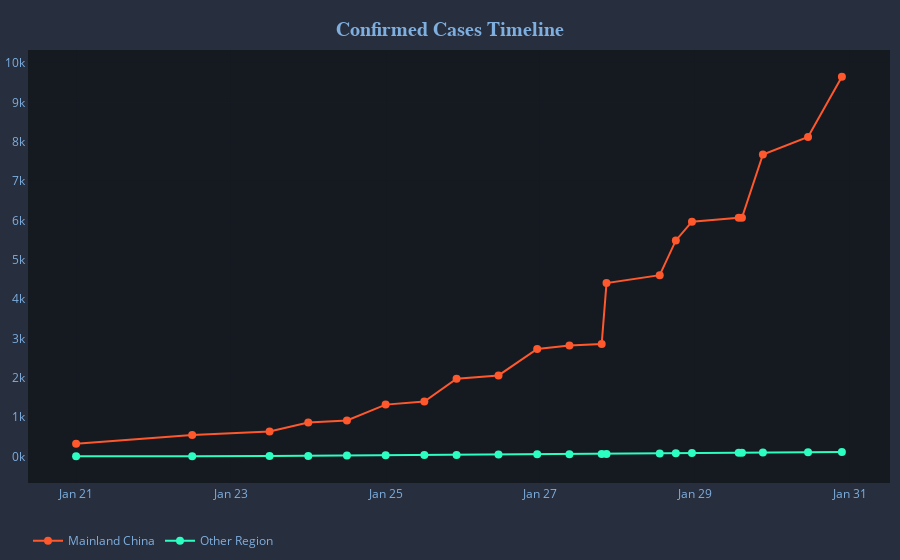

This figure's notebook cell:
### Code cell
# Set up tick scale based on confirmed case number
tickList = list(np.arange(0, df_confirmed['Mainland China'].max()+1000, 1000))

# Create empty figure canvas
fig = go.Figure()
# Add trace to the figure
fig.add_trace(go.Scatter(x=df_confirmed['Date'], y=df_confirmed['Mainland China'],
                         mode='lines+markers',
                         name='Mainland China',
                         line=dict(color='#fe582c', width=2),
                         marker=dict(size=8),
                         text=[datetime.strftime(d, '%b %d %Y %H:%M EST') for d in df_confirmed['Date']],
                         hovertemplate='<b>%{text}</b><br></br>'+
                                       'Mainland China confirmed<br>'+
                                       '%{y} cases<br>'+
                                       '<extra></extra>'))
fig.add_trace(go.Scatter(x=df_confirmed['Date'], y=df_confirmed['Other locations'],
                         mode='lines+markers',
                         name='Other Region',
                         line=dict(color='#2cfec1', width=2),
                         marker=dict(size=8),
                         text=[datetime.strftime(d, '%b %d %Y %H:%M EST') for d in df_confirmed['Date']],
                         hovertemplate='<b>%{text}</b><br></br>'+
                                       'Other region confirmed<br>'+
                                       '%{y} cases<br>'+
                                       '<extra></extra>'))
# Customise layout
fig.update_layout(
    title=dict(
        text="<b>Confirmed Cases Timeline<b>",
        y=0.96, x=0.5, xanchor='center', yanchor='top',
        font=dict(size=20, color="#7fafdf", family="sans-serif")
    ),
    margin=go.layout.Margin(
        l=5,
        r=10,
        b=10,
        t=50,
        pad=0
    ),
    yaxis=dict(
        showline=True, linecolor='#272e3e',
        zeroline=False,
        gridcolor='#272e3e',
        gridwidth = .1,
        tickmode='array',
        # Set tick range based on the maximum number
        tickvals=tickList,
        # Set tick label accordingly
        ticktext=['{:.0f}k'.format(i/1000) for i in tickList]
    ),
#    yaxis_title="Confirmed case number",
    xaxis=dict(
        showline=True, linecolor='#272e3e',
        gridcolor='#272e3e',
        gridwidth = .1,
        zeroline=False
    ),
    xaxis_tickformat='%b %d',
    legend_orientation="h",
    plot_bgcolor='#151920',
    paper_bgcolor='#272e3e',
    font=dict(color='#7fafdf')
)

fig.show()

### Figure 1 — Plotly figure (JSON) as saved in the notebook; plotly's stock layout.template omitted (floating-point values rounded to 4 significant figures)
{"data": [{"hovertemplate": "<b>%{text}</b><br></br>Mainland China confirmed<br>%{y} cases<br><extra></extra>", "line": {"color": "#fe582c", "width": 2}, "marker": {"size": 8}, "mode": "lines+markers", "name": "Mainland China", "text": ["Jan 30 2020 21:30 EST", "Jan 30 2020 11:00 EST", "Jan 29 2020 21:00 EST", "Jan 29 2020 14:30 EST", "Jan 29 2020 13:30 EST", "Jan 28 2020 23:00 EST", "Jan 28 2020 18:00 EST", "Jan 28 2020 13:00 EST", "Jan 27 2020 20:30 EST", "Jan 27 2020 19:00 EST", "Jan 27 2020 09:00 EST", "Jan 26 2020 23:00 EST", "Jan 26 2020 11:00 EST", "Jan 25 2020 22:00 EST", "Jan 25 2020 12:00 EST", "Jan 25 2020 00:00 EST", "Jan 24 2020 12:00 EST", "Jan 24 2020 00:00 EST", "Jan 23 2020 12:00 EST", "Jan 22 2020 12:00 EST", "Jan 21 2020 00:00 EST"], "type": "scatter", "x": ["2020-01-30T21:30:00", "2020-01-30T11:00:00", "2020-01-29T21:00:00", "2020-01-29T14:30:00", "2020-01-29T13:30:00", "2020-01-28T23:00:00", "2020-01-28T18:00:00", "2020-01-28T13:00:00", "2020-01-27T20:30:00", "2020-01-27T19:00:00", "2020-01-27T09:00:00", "2020-01-26T23:00:00", "2020-01-26T11:00:00", "2020-01-25T22:00:00", "2020-01-25T12:00:00", "2020-01-25T00:00:00", "2020-01-24T12:00:00", "2020-01-24T00:00:00", "2020-01-23T12:00:00", "2020-01-22T12:00:00", "2020-01-21T00:00:00"], "y": [9658, 8124, 7678, 6070, 6070, 5970, 5494, 4610, 4409, 2863, 2825, 2737, 2062, 1979, 1399, 1320, 916, 865, 639, 549, 327]}, {"hovertemplate": "<b>%{text}</b><br></br>Other region confirmed<br>%{y} cases<br><extra></extra>", "line": {"color": "#2cfec1", "width": 2}, "marker": {"size": 8}, "mode": "lines+markers", "name": "Other Region", "text": ["Jan 30 2020 21:30 EST", "Jan 30 2020 11:00 EST", "Jan 29 2020 21:00 EST", "Jan 29 2020 14:30 EST", "Jan 29 2020 13:30 EST", "Jan 28 2020 23:00 EST", "Jan 28 2020 18:00 EST", "Jan 28 2020 13:00 EST", "Jan 27 2020 20:30 EST", "Jan 27 2020 19:00 EST", "Jan 27 2020 09:00 EST", "Jan 26 2020 23:00 EST", "Jan 26 2020 11:00 EST", "Jan 25 2020 22:00 EST", "Jan 25 2020 12:00 EST", "Jan 25 2020 00:00 EST", "Jan 24 2020 12:00 EST", "Jan 24 2020 00:00 EST", "Jan 23 2020 12:00 EST", "Jan 22 2020 12:00 EST", "Jan 21 2020 00:00 EST"], "type": "scatter", "x": ["2020-01-30T21:30:00", "2020-01-30T11:00:00", "2020-01-29T21:00:00", "2020-01-29T14:30:00", "2020-01-29T13:30:00", "2020-01-28T23:00:00", "2020-01-28T18:00:00", "2020-01-28T13:00:00", "2020-01-27T20:30:00", "2020-01-27T19:00:00", "2020-01-27T09:00:00", "2020-01-26T23:00:00", "2020-01-26T11:00:00", "2020-01-25T22:00:00", "2020-01-25T12:00:00", "2020-01-25T00:00:00", "2020-01-24T12:00:00", "2020-01-24T00:00:00", "2020-01-23T12:00:00", "2020-01-22T12:00:00", "2020-01-21T00:00:00"], "y": [118, 111, 105, 95, 94, 87, 84, 80, 64, 64, 61, 57, 54, 40, 39, 34, 25, 16, 14, 6, 5]}], "layout": {"font": {"color": "#7fafdf"}, "legend": {"orientation": "h"}, "margin": {"b": 10, "l": 5, "pad": 0, "r": 10, "t": 50}, "paper_bgcolor": "#272e3e", "plot_bgcolor": "#151920", "title": {"font": {"color": "#7fafdf", "family": "sans-serif", "size": 20}, "text": "<b>Confirmed Cases Timeline<b>", "x": 0.5, "xanchor": "center", "y": 0.96, "yanchor": "top"}, "xaxis": {"gridcolor": "#272e3e", "gridwidth": 0.1, "linecolor": "#272e3e", "showline": true, "tickformat": "%b %d", "zeroline": false}, "yaxis": {"gridcolor": "#272e3e", "gridwidth": 0.1, "linecolor": "#272e3e", "showline": true, "tickmode": "array", "ticktext": ["0k", "1k", "2k", "3k", "4k", "5k", "6k", "7k", "8k", "9k", "10k"], "tickvals": [0, 1000, 2000, 3000, 4000, 5000, 6000, 7000, 8000, 9000, 10000], "zeroline": false}}}
